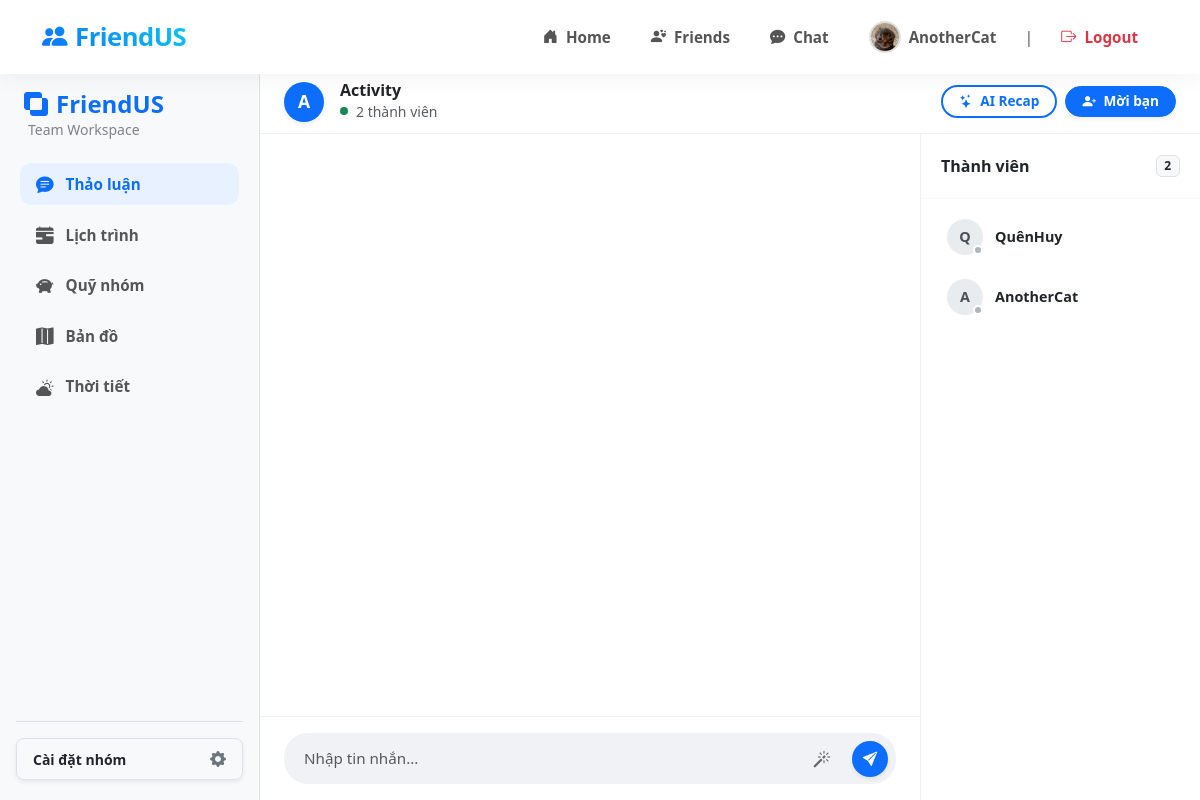
Page /chat/Activity (signed in) on the committed database.
### app/models/user.py (models this page shows, shortened)
class User(UserMixin, db.Model):
    id = db.Column(db.Integer, primary_key=True)
    username = db.Column(db.String(20), unique=True, nullable=False)
    email = db.Column(db.String(120), unique=True, nullable=False)
    image_file = db.Column(db.String(200), nullable=False, default='default.jpg')
    bio = db.Column(db.String(250), nullable=True)
    password = db.Column(db.String(60), nullable=False)
    interests = db.Column(db.String(500), default='')
    posts = db.relationship('Post', backref='author', lazy=True)
    reviews = db.relationship('Review', backref='author', lazy=True)
    messages = db.relationship('Message', backref='author', lazy=True)
    rooms = db.relationship('Room', secondary='room_members',
                            back_populates='members', lazy='dynamic')
    created_rooms = db.relationship('Room', back_populates='creator', lazy='dynamic')
    favorite_locations = db.relationship('Location', secondary='user_favorites',
                                         back_populates='favorited_by', lazy='dynamic')
    friends = db.relationship('User', secondary=friendship,
                              primaryjoin=lambda: friendship.c.user_id == User.id,
                              secondaryjoin=lambda: friendship.c.friend_id == User.id,
                              backref=db.backref('friend_of', lazy='dynamic'),
                              lazy='dynamic')

### app/models/chat.py (models this page shows, shortened)
class Room(db.Model):
    id = db.Column(db.Integer, primary_key=True)
    name = db.Column(db.String(50), unique=True, nullable=False)
    description = db.Column(db.String(200), nullable=True)
    is_private = db.Column(db.Boolean, default=False)
    allow_auto_join = db.Column(db.Boolean, default=False) # True: Vào luôn, False: Cần duyệt
    tags = db.Column(db.String(200), default='')
    summary = db.Column(db.Text, nullable=True)
    creator_id = db.Column(db.Integer, db.ForeignKey('user.id'))
    creator = db.relationship('User', back_populates='created_rooms')
    members = db.relationship('User', secondary=room_members,
                              back_populates='rooms', lazy='dynamic')

### app/blueprints/chat.py (the view)
@chat_bp.route('/chat/<string:room_name>', methods=['GET'])
@login_required
def chat_room(room_name):
    room = Room.query.filter_by(name=room_name).first_or_404()
    if room.is_private and current_user not in room.members:
        flash('This is a private room. You need an invitation to join.', 'danger')
        return redirect(url_for('chat.chat'))
    if current_user not in room.members and not room.is_private:
        room.members.append(current_user)
        db.session.commit()
        flash(f'Joined room: {room.name}', 'info')
    current_member_ids = [m.id for m in room.members]
    invitable_friends = []
    seen_ids = set() # Tạo một tập hợp để lưu các ID đã kiểm tra
    for friend in current_user.friends:
        if friend.id not in current_member_ids and friend.id not in seen_ids:
            invitable_friends.append(friend)
            seen_ids.add(friend.id) # Đánh dấu ID này đã được thêm
    act_form = ActivityForm()
    cons_form = ConstraintForm()
    activities = Activity.query.filter_by(room_id=room.id).all()
    timeline_data = [{'name': a.name, 'start': a.start_time, 'end': a.end_time} for a in activities]
    my_constraints = Constraint.query.filter_by(user_id=current_user.id, room_id=room.id).all()
    conflicts = check_conflicts(activities, my_constraints)
    trans_form = TransactionForm()
    trans_form.receiver.choices = [(m.id, m.username) for m in room.members if m.id != current_user.id] or [(0, 'No other members')]
    pending_trans = Transaction.query.filter_by(room_id=room.id, receiver_id=current_user.id, status='pending').all()
    history_trans = Transaction.query.filter(Transaction.room_id == room.id).filter((Transaction.sender_id == current_user.id) | (Transaction.receiver_id == current_user.id)).order_by(Transaction.timestamp.desc()).all()
    timeline_data = []
    for act in activities:
        timeline_data.append({
            'name': act.name,
            'start': act.start_time,
            'end': act.end_time
        })
    my_constraints = Constraint.query.filter_by(user_id=current_user.id, room_id=room.id).all()
    conflicts = check_conflicts(activities, my_constraints)
    trans_form = TransactionForm()
    trans_form.receiver.choices = [(m.id, m.username) for m in room.members if m.id != current_user.id]
    if not trans_form.receiver.choices: trans_form.receiver.choices = [(0, 'No other members')]
    pending_trans = Transaction.query.filter_by(room_id=room.id, receiver_id=current_user.id, status='pending').all()
    history_trans = Transaction.query.filter(Transaction.room_id == room.id).filter(
        (Transaction.sender_id == current_user.id) | (Transaction.receiver_id == current_user.id)
    ).order_by(Transaction.timestamp.desc()).all()
    pending_requests = []
    if current_user.id == room.creator_id:
        pending_requests = RoomRequest.query.filter_by(room_id=room.id, status='pending_owner').all()
    return render_template('chat_room.html', title=f'Trip: {room.name}', room=room,
                           act_form=act_form, cons_form=cons_form, activities=activities, timeline_data=timeline_data,
                           constraints=my_constraints, conflicts=conflicts,
                           trans_form=trans_form, pending_trans=pending_trans, history_trans=history_trans,
                           invitable_friends=invitable_friends, pending_requests=pending_requests)

### app/templates/chat_room.html (shortened to what this page needs)
{% extends "layout.html" %}
{% block content %}
<link rel="stylesheet" href="https://cdn.jsdelivr.net/npm/bootstrap-icons@1.11.3/font/bootstrap-icons.min.css">
<link href="https://unpkg.com/vis-timeline/styles/vis-timeline-graph2d.min.css" rel="stylesheet" type="text/css" />
<link rel="stylesheet" href="https://cdn.jsdelivr.net/npm/flatpickr/dist/flatpickr.min.css">
<link rel="stylesheet" href="https://unpkg.com/leaflet@1.9.4/dist/leaflet.css" />
<div class="app-fixed-wrapper">
    <nav class="app-sidebar">
        <div class="mb-4 px-2">
            <h4 class="fw-bold text-primary m-0 d-flex align-items-center">
                <i class="bi bi-exclude me-2"></i>FriendUS
            </h4>
            <div class="text-muted small ms-1 opacity-75">Team Workspace</div>
        </div>
        <div class="nav flex-column nav-pills" id="roomTabs" role="tablist">
            <button class="nav-link active" id="chat-tab" data-bs-toggle="pill" data-bs-target="#chat-panel" type="button" role="tab">
                <i class="bi bi-chat-text-fill"></i> <span>Thảo luận</span>
            </button>
            <a class="nav-link" href="{{ url_for('planner.view_planner', room_id=room.id) }}">
                <i class="bi bi-calendar-range-fill"></i> <span>Lịch trình</span>
            </a>
            <button class="nav-link" id="finance-tab" data-bs-toggle="pill" data-bs-target="#finance-panel" type="button" role="tab">
                <i class="bi bi-piggy-bank-fill"></i> <span>Quỹ nhóm</span>
            </button>
            <button class="nav-link" id="map-tab" data-bs-toggle="pill" data-bs-target="#map-panel" type="button" role="tab">
                <i class="bi bi-map-fill"></i> <span>Bản đồ</span>
             </button>
            <button class="nav-link" id="weather-tab" data-bs-toggle="pill" data-bs-target="#weather-panel" type="button" role="tab">
                <i class="bi bi-cloud-sun-fill"></i> <span>Thời tiết</span>
            </button>
        </div>
        <div class="mt-auto pt-3 border-top">
            <div class="dropdown">
                <button class="btn btn-white w-100 d-flex align-items-center justify-content-between border shadow-sm rounded-3 py-2 px-3" data-bs-toggle="dropdown">
                    <span class="small fw-semibold text-dark">Cài đặt nhóm</span>
                    <i class="bi bi-gear-fill text-secondary"></i>
                </button>
            </div>
        </div>
    </nav>
    <main class="app-main">
        <header class="app-header">
            <div class="d-flex align-items-center gap-3">
                <div class="d-flex align-items-center justify-content-center bg-primary text-white rounded-circle shadow-sm" style="width: 40px; height: 40px; font-weight: bold; font-size: 1.1rem;">
                    {{ room.name[0]|upper }}
                </div>
                <div>
                    <h6 class="fw-bold mb-0 text-dark" style="font-size: 1rem;">{{ room.name }}</h6>
                    <div class="small text-muted d-flex align-items-center">
                        <span class="status-dot d-inline-block position-relative me-2 bg-success border-0" style="width: 8px; height: 8px;"></span>
                        <span id="header-member-count">{{ room.members.count() }} thành viên</span>
                    </div>
                </div>
            </div>
             <div class="d-flex align-items-center gap-2">
                <button class="btn btn-outline-primary btn-sm rounded-pill fw-semibold px-3 border-2" id="btn-header-summarize" style="font-size: 0.85rem;">
                    <i class="bi bi-stars me-1"></i> AI Recap
                </button>
                <button class="btn btn-primary btn-sm rounded-pill fw-semibold px-3 shadow-sm" data-bs-toggle="modal" data-bs-target="#inviteModal" style="font-size: 0.85rem;">
                    <i class="bi bi-person-plus-fill me-1"></i> Mời bạn
                </button>
            </div>
        </header>
        <div class="app-content-body">
            <div class="tab-content" id="roomTabsContent">
                <div class="tab-pane fade show active" id="chat-panel" role="tabpanel">
                    <div class="d-flex w-100 h-100">
                        <div class="chat-area-wrapper">
                            <div id="messages">
                            </div>
                            <div id="typing-status" class="px-4 pb-1 text-muted small fst-italic" style="height: 20px; font-size: 0.75rem;"></div>
                            <div class="chat-input-container">
                                <form id="chat-form" class="chat-input-wrapper">
                                    <input type="text" class="form-control" id="message-input" placeholder="Nhập tin nhắn..." autocomplete="off">
                                    <button type="button" id="btn-ai-toggle" class="btn-ai-toggle" title="Bật/Tắt Gợi ý AI">
                                        <i class="bi bi-magic"></i>
                                    </button>
                                    <button class="btn btn-primary rounded-circle shadow-sm d-flex align-items-center justify-content-center border-0" type="submit" style="width: 36px; height: 36px;">
                                        <i class="bi bi-send-fill" style="font-size: 0.9rem;"></i>
                                    </button>
                                </form>
                            </div>
                        </div>
                        <aside class="right-sidebar d-none d-lg-flex">
                            <div class="member-header">
                                <span>Thành viên</span>
                                <span class="badge bg-light text-dark border" id="user-count">{{ room.members.count() }}</span>
                            </div>
                            <div id="user-list-container">
                                {% for member in room.members %}
                                <div class="member-item">
                                    <div class="member-avatar">
                                        {{ member.username[0]|upper }}
                                        <span class="status-dot status-offline"></span>
                                    </div>
                                    <div class="fw-semibold text-dark" style="font-size: 0.9rem;">{{ member.username }}</div>
                                </div>
                                {% endfor %}
                            </div>
                        </aside>
                    </div>
                </div>
            </div>
        </div>
    </main>
</div>
{% endblock %}

### app/templates/layout.html (shortened to what this page needs)
<!doctype html>
<html lang="en">
  <head>
    {{ bootstrap.load_css() }}
    <link rel="stylesheet" href="https://cdn.jsdelivr.net/npm/bootstrap-icons@1.11.3/font/bootstrap-icons.min.css">
  </head>
  <body>
    {% if not hide_nav %}
    <nav class="navbar navbar-expand-lg modern-navbar sticky-top">
      <div class="container">
        <a class="navbar-brand" href="{{ url_for('main.index') }}">
            <i class="bi bi-people-fill me-2"></i>FriendUS
        </a>
        <div class="collapse navbar-collapse" id="navbarNav">
          <ul class="navbar-nav ms-auto align-items-center">
          {% if current_user.is_authenticated %}
            <li class="nav-item">
                <a class="nav-link" href="{{ url_for('main.index') }}">
                    <i class="bi bi-house-door-fill"></i> Home
                </a>
            </li>
            <li class="nav-item">
                <a class="nav-link" href="{{ url_for('main.friends') }}">
                    <i class="bi bi-person-hearts"></i> Friends
                </a>
            </li>
            <li class="nav-item">
                <a class="nav-link" href="{{ url_for('chat.chat') }}">
                    <i class="bi bi-chat-dots-fill"></i> Chat
                </a>
            </li>
            <li class="nav-item">
                <a class="nav-link" href="{{ url_for('auth.profile', username=current_user.username) }}">
                    {% if 'http' in current_user.image_file %}
                        <img src="{{ current_user.image_file }}" class="nav-avatar">
                    {% else %}
                        <img src="{{ url_for('static', filename='profile_pics/' + current_user.image_file) }}" class="nav-avatar">
                    {% endif %}
                    <span>{{ current_user.username }}</span>
                </a>
            </li>
            <li class="nav-item d-none d-lg-block mx-2 text-muted">|</li>
            <li class="nav-item">
                <a class="nav-link btn-logout-nav" href="{{ url_for('auth.logout') }}">
                    <i class="bi bi-box-arrow-right"></i> Logout
                </a>
            </li>
          {% endif %}
          </ul>
        </div>
      </div>
    </nav>
    {% endif %}
    <div id="main-wrapper">
        <div class="{{ 'full-width-wrapper' if full_width else 'container mt-4' }}">
            {% block content %}{% endblock %}
        </div>
    </div>
  </body>
</html>

### rows in the picture
User: image_file (placeholder picture), username "AnotherCat", username "A"
Room: name "A", name "Activity"
User: username "Q", username "QuênHuy"

### other values in the picture
{{ room.members.count() }} "2"
